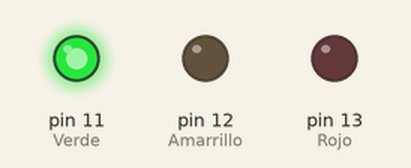
Bench run of a sketch on a simulated Arduino Uno, built with avr-gcc and run on an emulated ATmega328P. Shown: output pins drawn as LEDs (lit = HIGH).

Above: at 0.2 s.
At 0.55 s:
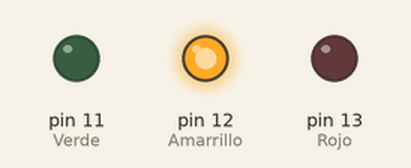
At 1.15 s:
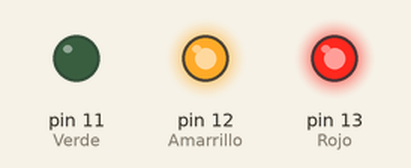
At 2.0 s:
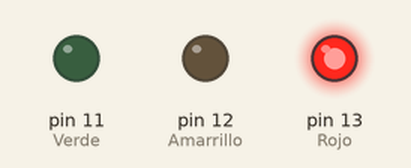
Timing chart, 0 to 3.0 s (numbered marks = the images above):
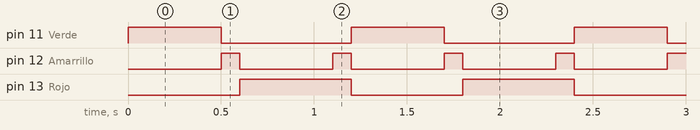

The sketch:

Cuarto_Programa_-_Semaforo.ino
```cpp
/*
 * Hola a todos amigos de Youtube aqui les dejo el codigo de la cuarta programacion
 * en Arduino, o sea la Secuencia de un Semaforo por medio de pines digitales.
 * Si todavia no viste el video te invito a que los veas por este
 * enlace: https://www.youtube.com/watch?v=1KXDQJupO54,
 * si te gusto no te olvides suscribirte, compartir y dejar tu Me Gusta
 * para poder ir creciendo.
 * Recuerda que si tienes alguna duda sobre los videos que estoy subiendo
 * puedes grabarte exponiendo tu duda, subilo a mi pagina de Facebook
 * y en un proximo video te dare la respuesta.
 * Saludos.
 * Aprendiendo Electronica by Velazquez Jose
 */

int Rojo = 13;
int Amarrillo = 12;
int Verde = 11;

void setup() {
  pinMode(Rojo, OUTPUT);
  pinMode(Amarrillo, OUTPUT);
  pinMode(Verde, OUTPUT);
}

void loop() {
  //Semaforo en Verde
  digitalWrite(Verde, HIGH);
  digitalWrite(Amarrillo, LOW);
  digitalWrite(Rojo, LOW);
  delay(500);
  //Semaforo en Amarrillo
  digitalWrite(Verde, LOW);
  digitalWrite(Amarrillo, HIGH);
  digitalWrite(Rojo, LOW);
  delay(100);
  //Semaforo en Rojo
  digitalWrite(Verde, LOW);
  digitalWrite(Amarrillo, LOW);
  digitalWrite(Rojo, HIGH);
  delay(500);
  //Semaforo en Rojo Amarrillo
  digitalWrite(Verde, LOW);
  digitalWrite(Amarrillo, HIGH);
  digitalWrite(Rojo, HIGH);
  delay(100);
}
```

Measured:
- by itself, pin 11 (Verde): alternates HIGH for 0.50 s and LOW for 0.70 s
- by itself, pin 12 (Amarrillo): alternates HIGH for 0.10 s and LOW for 0.50 s
- by itself, pin 13 (Rojo): alternates HIGH for 0.60 s and LOW for 0.60 s
